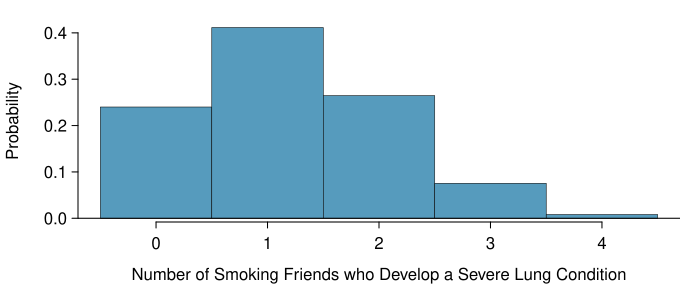

The R source for this figure:
library(openintro)
data(COL)


myPDF("smokingFriends4.pdf", 7, 3)
# Intentially not exact
x <- 0:4
y <- dbinom(x, 4, 0.3)
plot(x, y, type = "n",
     xlim = c(-0.5, 4.5),
     xlab = "",
     ylab = "Probability",
     axes = FALSE
     )
a <- .5
for (i in 1:length(x)) {
  rect(x[i] - a, 0, x[i] + a, y[i],
       border = COL[5],
       col = COL[1], lwd = .5)
}
mtext("Number of Smoking Friends who Develop a Severe Lung Condition",
      1, 2.1)
abline(h = 0)
axis(1)
axis(2)
dev.off()
